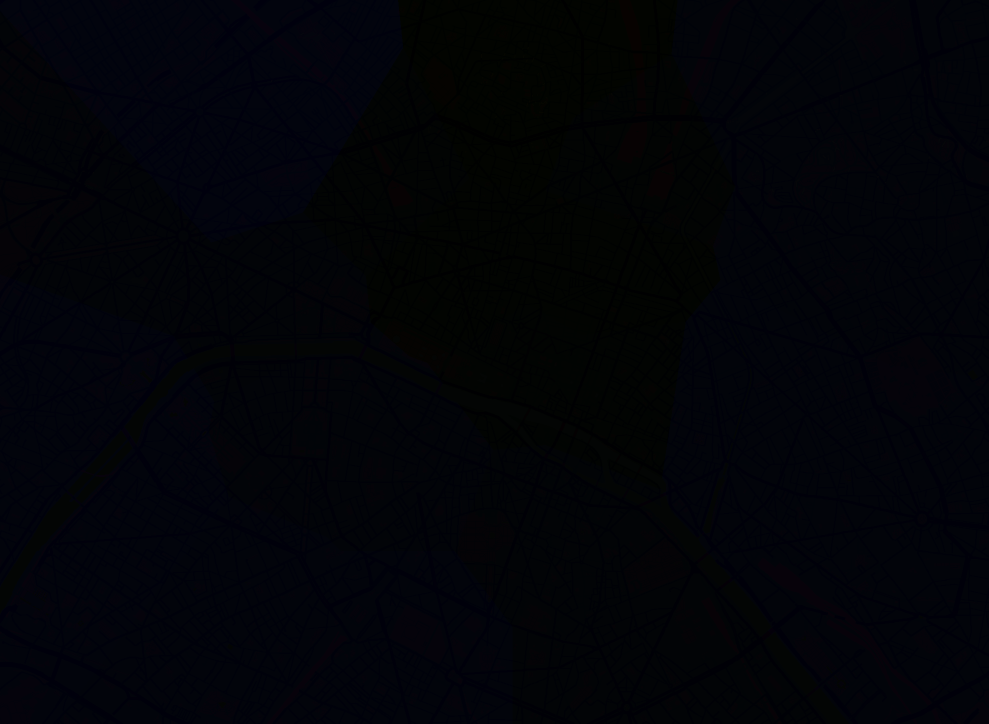
#> input picture map/map_orig.png, 1977 x 1447 px (shown at 1/2 size)
$ python seine.py
#> lines starting #> are read from the running program, lines starting #| are printed output that depends on the picture
"""Seine rebuild (v18): smooth continuous quay lines + authored bridge decks.
Reads map/map.png (gameplay raster), writes it back with
  - the river (water + old bridge tiles) re-traced as smoothed contours (dressed quay walls, no tile jags),
  - the small arm south of the Cite opened to a clean channel (Petit-Pont, Pont au Double),
  - BRIDGE tiles = exactly each authored deck rectangle,
and map/bridges.json: per bridge centre, axis, real 1890 width, river span.
Keeps a pristine copy as map/map_orig.png so the tool is repeatable."""
import json, math, os, numpy as np, cv2
from PIL import Image
from scipy.ndimage import gaussian_filter1d
R = os.path.join(os.path.dirname(__file__), '..', 'map')
src = os.path.join(R, 'map_orig.png')
if not os.path.exists(src): Image.open(os.path.join(R, 'map.png')).save(src)
A = np.array(Image.open(src)).copy(); kind = A[:, :, 0]; NZ, NX = kind.shape; T = 2.0
#> further down, A is the input picture: shape (1447, 1977, 3); mean R, G, B 1.63, 3.11, 7.89
#> after `kind = A[:, :, 0]`:
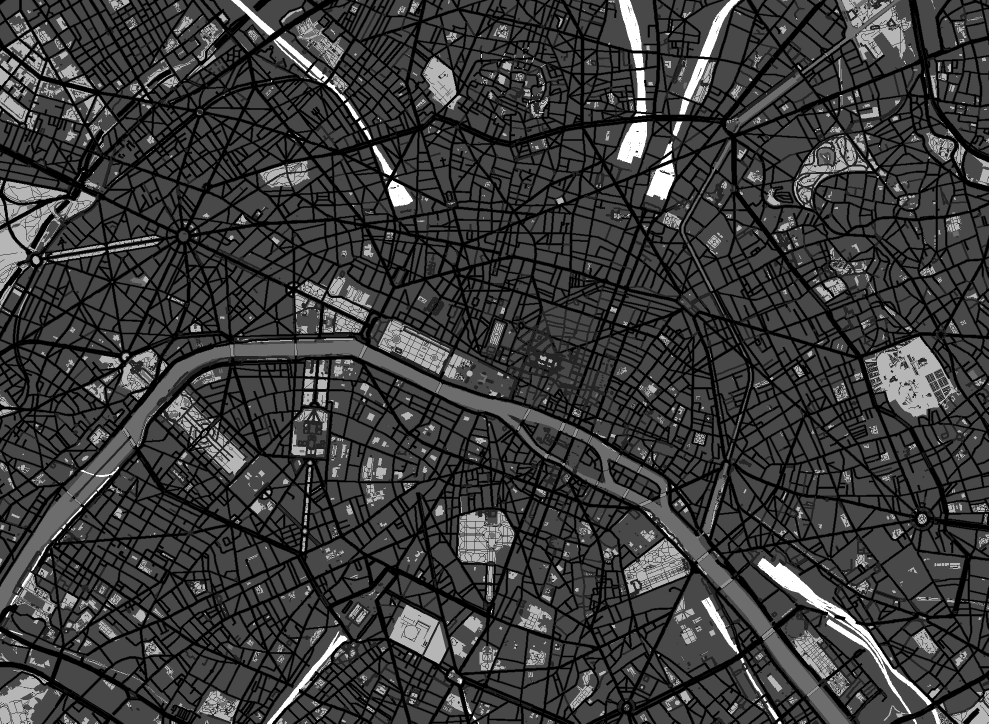
#> kind: shape (1447, 1977) (shown at 1/2 size); min 0, max 7, mean 1.63; drawn with min black and max white
#> after `NZ, NX = kind.shape`: NZ = 1447; NX = 1977
WATER, BRIDGE, SIDE, ROAD, BLD = 3, 4, 1, 0, 2
def ll(la, lo):
    KX = 111320 * math.cos(48.862 * math.pi / 180); return ((lo - 2.270) * KX / 2.5, (48.895 - la) * 111320 / 2.5)
# key: lat, lon, width in metres (1890 state), kind
BR = {'pontneufb': (48.85790, 2.34190, 20, 'stone'), 'pontneufs': (48.85630, 2.34070, 20, 'stone'), 'pontcarrousel': (48.85955, 2.33300, 12, 'iron'),
      'pontroyal': (48.86030, 2.32960, 17, 'stone'), 'pontsolferino': (48.86130, 2.32440, 20, 'iron'), 'pontconcorde': (48.86370, 2.31960, 15.5, 'stone'),
      'pontinvalides': (48.86360, 2.31040, 18, 'stone'), 'pontalma': (48.86350, 2.30160, 20, 'stone'), 'pontiena': (48.85990, 2.29300, 14, 'stone'),
      'pontchange': (48.85650, 2.34680, 30, 'stone'), 'pontnd': (48.85600, 2.34960, 20, 'stone'), 'pontarcole': (48.85520, 2.35090, 20, 'iron'),
      'pontstmichel': (48.85360, 2.34410, 30, 'stone'), 'petitpont': (48.85265, 2.34720, 20, 'stone'), 'pontdouble': (48.85230, 2.34880, 20, 'iron'),
      'pontlp': (48.85470, 2.35460, 15.5, 'stone'), 'pontstlouis': (48.85300, 2.35300, 12, 'iron'), 'pontmarie': (48.85320, 2.35730, 22, 'stone'),
      'ponttournelle': (48.85100, 2.35450, 15, 'stone'), 'pontsully': (48.84980, 2.35950, 20, 'iron'), 'pontausterlitz': (48.84430, 2.36580, 30, 'stone'),
      'pontbercy': (48.83840, 2.37470, 22, 'stone'), 'pontpassy': (48.85560, 2.28760, 6, 'foot'), 'pontarts': (48.85830, 2.33750, 10, 'foot'),
      'pontarcheveche': (48.85159, 2.35163, 17, 'stone')}
SQ = set()
#> (the run stopped early here; a loop or call above may not have finished)
